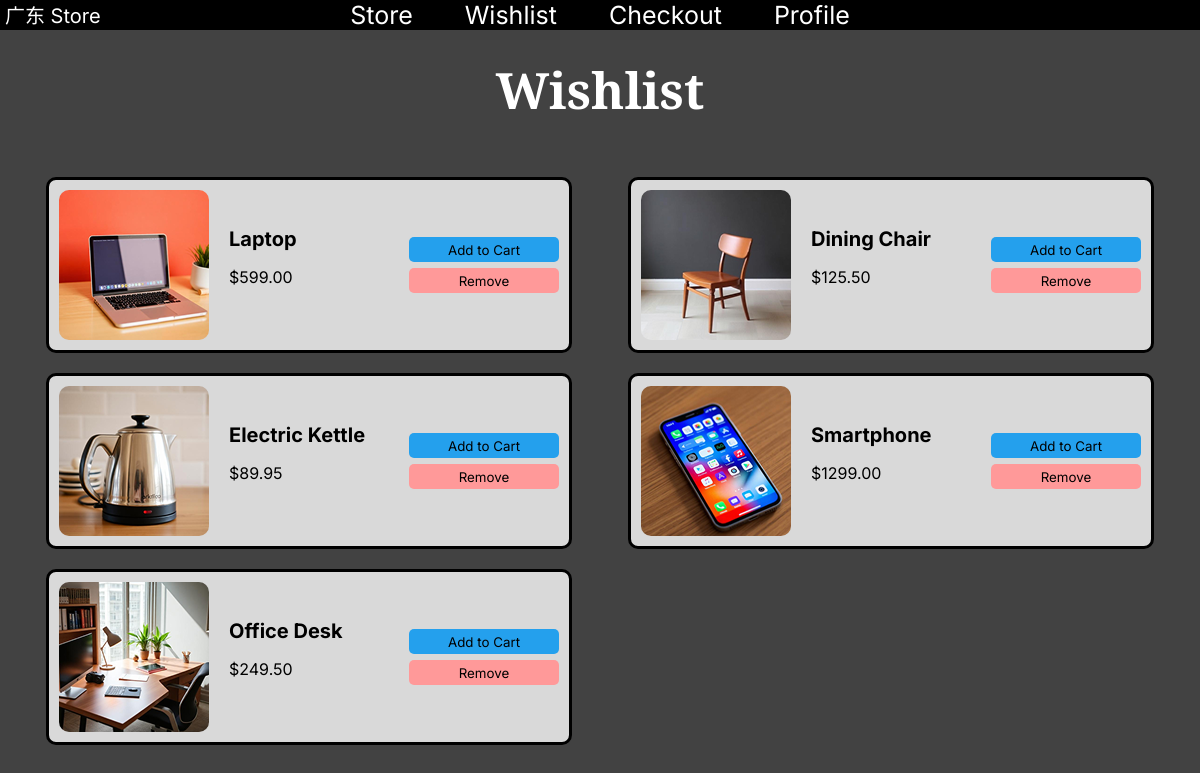
/wishlist (signed in), run on an earlier commit of the app's database.
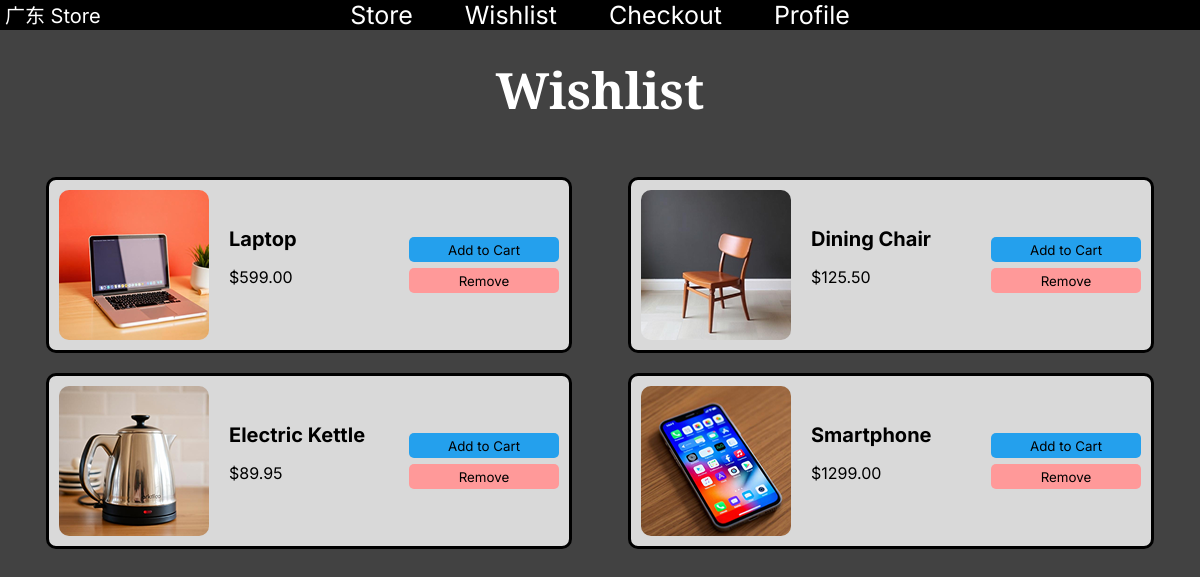
And on a later commit of the database.
### tables this page shows
CREATE TABLE "wishlist" (username TEXT, product_id INTEGER, PRIMARY KEY (username, product_id), FOREIGN KEY (product_id) REFERENCES products (product_id), FOREIGN KEY (username) REFERENCES customers (username));

CREATE TABLE "products" (product_id INTEGER, category_id INTEGER, product TEXT, price DECIMAL, image TEXT, PRIMARY KEY (product_id), FOREIGN KEY (category_id) REFERENCES categories (category_id));

### app.py (the view)
@app.route('/wishlist')
def wishlist():
    if 'user' not in session:
        return render_template('login.html',
                               error="You need to login first to view your wishlist")
    db = get_db()
    cursor = db.cursor()
    query = """
            SELECT products.*, wishlist.username FROM wishlist
            LEFT JOIN products ON products.product_id = wishlist.product_id
            WHERE wishlist.username = ?
    """
    user = session.get('user')
    cursor.execute(query, (user,))
    wishlist_data = cursor.fetchall()
    return render_template('wishlist.html', database=wishlist_data)

### app.py (called while the page is built)
def get_db():
    db = getattr(g, '_database', None)
    if db is None:
        db = g._database = sqlite3.connect(DATABASE)
    return db

@app.teardown_appcontext
def close_connection(exception):
    db = getattr(g, '_database', None)
    if db is not None:
        db.close()

### website/templates/wishlist.html (shortened to what this page needs)
{% extends "layout.html" %}
{% block body %}
<h1>Wishlist</h1>
<div class="wishlist-grid">
{% for product in database %}
    <div class="wishlist-card">
        <img src="{{ product[4] }}" alt="{{ product[2] }}">
        <div class="wishlist-card-text">
            <b>{{ product[2] }}</b>
            <p>${{ "%.2f" | format(product[3] | float) }}</p>
        </div>
        <div class="wishlist-card-buttons">
            <form action="{{ url_for('add_to_cart') }}" method="POST" style="display: inline;">
                <button type="submit">Add to Cart</button>
            </form>
            <br>
            <form action="{{ url_for('remove_from_wishlist') }}" method="POST" style="display: inline;">
                <button type="submit" class="remove">Remove</button>
            </form>
        </div>
    </div>
{% endfor %}
</div>
{% endblock %}

### website/templates/layout.html (shortened to what this page needs)
<!DOCTYPE html>
<html lang="en">
<head>
    <link rel="stylesheet" href="{{ url_for('static', filename='styles.css') }}">
</head>
<body>
    <nav>
        <header>广东 Store</header>
        <a href="{{ url_for('store') }}" class="navbar">Store</a>
        <a href="{{ url_for('wishlist') }}" class="navbar">Wishlist</a>
        <a href="{{ url_for('checkout') }}" class="navbar">Checkout</a>
        {% if session.get('user') %}
            <a href="{{ url_for('profile') }}" class="navbar">Profile</a>
        {% else %}
            <a href="{{ url_for('login') }}" class="navbar">Log In</a>
        {% endif %}
    </nav>
    {% block body %}
    {% endblock %}
</body>
</html>

### website/static/styles.css (style rules this page uses)
body { background-color: #424242; }
header { position: absolute; left: 5px; }
a.navbar { margin-left: 2vw; margin-right: 2vw; text-decoration: none; font-size: 25px; }
nav { background-color: black; margin: -8px; height: 30px; position: sticky; top: 0; }
header, a.navbar, h1, button.disabled, .page-404, .page-405 { color: white }
.product-card, .filters-card, .wishlist-card, .checkout-card, .order-summary-card, .orders-card, .details-card, .login-card, .signup-card { background-color: #D9D9D9; }
h1, h2 { font-family: 'Arvo'; }
header, h3, p, b, a, button, label { font-family: 'Inter'; }
nav, h1, h2, h3, .product-card, .wishlist-card, .checkout-card, .order-summary-card, .orders-card, .login-card, .signup-card, .page-404, .page-405 { text-align: center; }
.filters-card, .wishlist-card-text, .details-card { text-align: left; }
header, h3, b, label, .order-summary-card p { font-size: 20px; }
h1 { font-size: 50px; }
img { width: 150px; border-radius: 10px; }
button { width: 150px; height: 25px; border-width: 0; border-radius: 5px; background-color: #24A0ED; margin: 3px 0; }
button.remove { background-color: #FF9999; }
.wishlist-card { width: 500px; border: 3px solid black; padding: 10px; margin: auto; border-radius: 10px; display: flex; align-items: center; gap: 20px; }
.wishlist-card-buttons { margin-left: auto; }
.wishlist-grid { display: grid; grid-template-columns: repeat(auto-fit, minmax(510px, 1fr)); gap: 20px; padding: 20px; }

What changed in the data, as far as the page shows it:
removed wishlist: image (picture), product "Office Desk"
no longer on this page (row unchanged): products: price "249.50"
